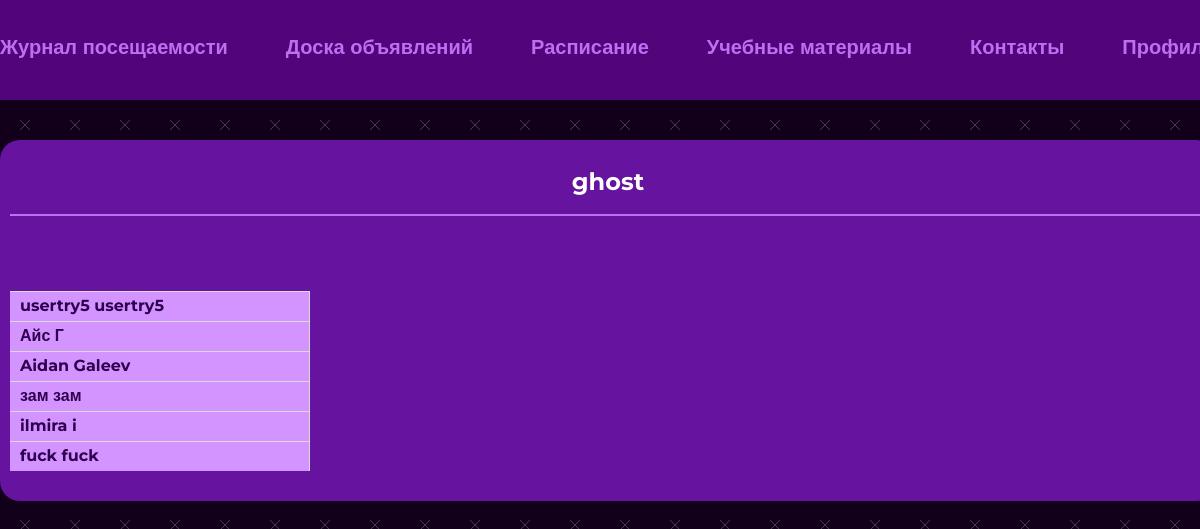
The page /lesson (signed in) on the database as committed earlier.
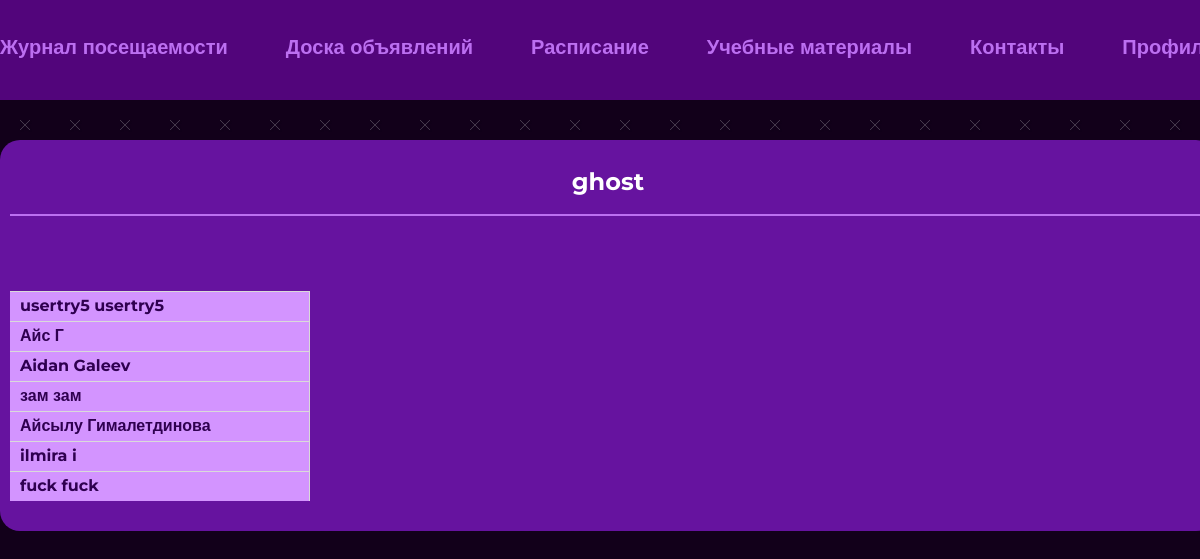
The same page on the database as committed later.
### main/models.py (models this page shows, shortened)
class Student(models.Model):
    SIMPLE_STUDENT = 0
    STUDENT_WITH_CAPABILITIES = 1
    HEADMAN = 2
    PERMISSION = [
        (SIMPLE_STUDENT, 'Обычный студент'),
        (STUDENT_WITH_CAPABILITIES, 'Студент с дополнительными возможностями'),
        (HEADMAN, 'Староста')
    ]
    IS_APPPROVED = 2
    WAITING = 1
    NOT_APPPROVED = 0
    STATE =[
        (IS_APPPROVED, 'Одобрено'),
        (WAITING, "Ожидание"),
        (NOT_APPPROVED, "Не одобрено")
    ]
    permission = models.SmallIntegerField(choices=PERMISSION, default=SIMPLE_STUDENT)
    room = models.ForeignKey(Room, on_delete=models.CASCADE)
    user = models.OneToOneField(User, on_delete=models.CASCADE)
    state = models.SmallIntegerField(choices=STATE, default=WAITING)

### main/views.py (the view)
# urls.py: path('lesson', views.lesson, name='lesson'),
@login_required()
def lesson(request):
    cur_student = get_student(request)
    cur_lesson = request.session.get('lesson_name')
    group = Student.objects.filter(room=cur_student.room)
    data = AttendanceLog.objects.filter(room=cur_student.room, lesson=cur_lesson)
    dates_iterator = data.values_list('date').iterator()
    dates = set(i for i in dates_iterator)
    list_of_students_by_date = {}
    for i in dates:
        temp = data.filter(date=i[0])
        list_by_status = {}
        for j in temp:
            list_by_status[j.status] = j.students.all()
        list_of_students_by_date[i] = list_by_status
    contex = {
        'perm': get_perm(cur_student.permission),
        'group': group,
        'lesson_name': cur_lesson,
        'data_by_date': list_of_students_by_date
    }
    return render(request, "main/lesson.html", context=contex)

### main/views.py (called while the page is built)
def get_student(request):
    return Student.objects.get(user=request.user)

def get_perm(permission):
    if permission == 0:
        return False
    return True

### main/templates/main/lesson.html (shortened to what this page needs)
{% extends 'main/base.html' %}
{% block content %}
        <div class="container">
          <div class="lesson__container">
            <div class="lesson__box">
              <div class="lesson__title">
                {{ lesson_name }}
              </div>
              <div class="lesson__package">
                <div class="lesson__names">
                  {% for student in group %}
                  <div class="lesson__name">{{ student.user.first_name }} {{ student.user.last_name }}</div>
                  {% endfor %}
                </div>
                <div class="lesson__table">
                </div>
              </div>
            </div>
          </div>
        </div>
{% endblock content%}

### main/templates/main/base.html (shortened to what this page needs)
<!DOCTYPE html>
{% load static %}
<html lang="en">
  <head>
    <link rel="stylesheet" href="https://unicons.iconscout.com/release/v4.0.8/css/line.css">
    <link rel="stylesheet" href="{% static 'main/css/main.css' %}">
    <link
          rel="stylesheet"
          href="https://cdnjs.cloudflare.com/ajax/libs/animate.css/4.1.1/animate.min.css"
    />
  </head>
  <body>
    <div class="wrapper">
      <header class="header">
        <div class="container">
          <div class="header__container">
          <a href="{% url 'log' %}" class="header__link {% if navbar == 'log' %} header__selected {% endif %}">Журнал посещаемости</a>
          <a href="{% url 'index' %}" class="header__link {% if navbar == 'index' %} header__selected {% endif %}">Доска объявлений</a>
          <a href="{% url 'timetable' %}" class="header__link {% if navbar == 'timetable' %} header__selected {% endif %}">Расписание</a>
          <a href="{% url 'materials' %}" class="header__link {% if navbar == 'materials' %} header__selected {% endif %}">Учебные материалы</a>
          <a href="{% url 'contacts' %}" class="header__link {% if navbar == 'contacts' %} header__selected {% endif %}">Контакты</a>
          <a href="{% url 'profile' %}" class="header__link {% if navbar == 'profile' %} header__selected {% endif %}">Профиль</a>
          </div>
        </div>
      </header>
      <main class="main">
        {% block content %}{% endblock content%}
      </main>
    </div>
  </body>
</html>

### main/static/main/css/main.css (style rules this page uses)
* { padding: 0; margin: 0; border: 0; }
*, *:before, *:after { -webkit-box-sizing: border-box; box-sizing: border-box; }
nav, footer, header, aside { display: block; }
html, body { width: 100%; line-height: 1; font-size: 16px; -ms-text-size-adjust: 100%; -moz-text-size-adjust: 100%; -webkit-text-size-adjust: 100%; }
a, a:visited { text-decoration: none; }
h1, h2, h3, h4, h5, h6, a { font-size: inherit; }
body { font-family: "Montserrat", sans-serif; background: url("./img/bg.jpg"); background-size: 50px; }
.container { width: 1216px; margin: 0 auto; }
.header { background: #52057B; padding: 35px 0; height: 100px; }
.header__container { display: -webkit-box; display: -ms-flexbox; display: flex; -webkit-box-pack: justify; -ms-flex-pack: justify; justify-content: space-between; -webkit-box-align: center; -ms-flex-align: center; align-items: center; height: 24px; }
.header__link { font-weight: 700; font-size: 20px; color: #BC6FF1; -webkit-transition: all 0.2s ease-in-out; transition: all 0.2s ease-in-out; }
.main { margin: 40px 0; }
.lesson__container { display: -webkit-box; display: -ms-flexbox; display: flex; -webkit-box-orient: vertical; -webkit-box-direction: normal; -ms-flex-direction: column; flex-direction: column; -webkit-box-align: center; -ms-flex-align: center; align-items: center; gap: 40px; }
.lesson__box { padding: 30px 10px; background: #66139F; border-radius: 20px; width: 1216px; display: -webkit-box; display: -ms-flexbox; display: flex; -webkit-box-orient: vertical; -webkit-box-direction: normal; -ms-flex-direction: column; flex-direction: column; gap: 25px; }
.lesson__title { font-weight: 700; font-size: 24px; color: #FFFFFF; text-align: center; padding-bottom: 20px; border-bottom: 2px solid #BC6FF1; }
.lesson__package { display: -webkit-box; display: -ms-flexbox; display: flex; }
.lesson__names { margin-top: 50px; display: -webkit-box; display: -ms-flexbox; display: flex; -webkit-box-orient: vertical; -webkit-box-direction: normal; -ms-flex-direction: column; flex-direction: column; }
.lesson__name { border-top: 1px solid #dadada; border-right: 1px solid #dadada; background: #D394FF; width: 300px; overflow: hidden; height: 30px; white-space: nowrap; padding: 6px 0 4px 10px; font-weight: 700; font-size: 16px; color: #2F0050; }
.lesson__table { display: -webkit-box; display: -ms-flexbox; display: flex; width: 876px; overflow-x: auto; }

Rows that differ between the two databases and show on the page:
now on this page (row edited): Student: user.first_name "Айсылу", user.last_name "Гималетдинова"
